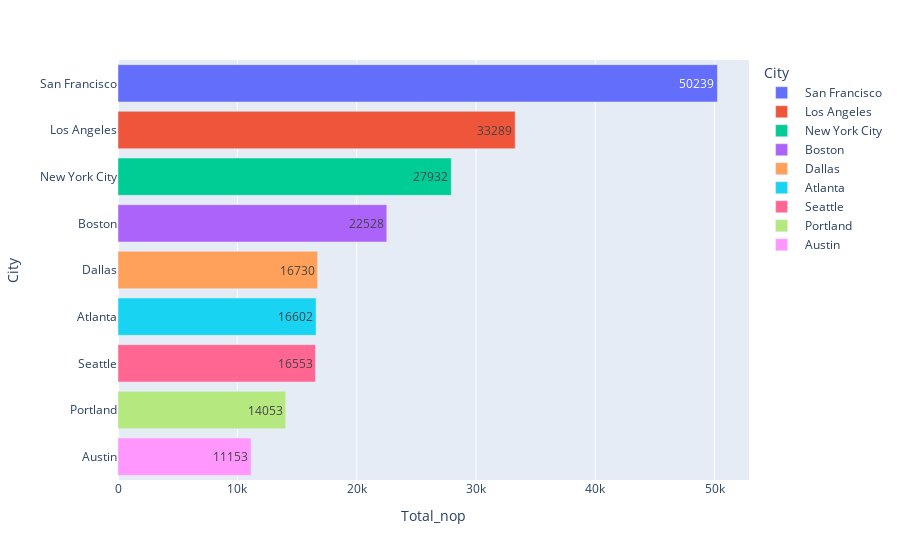

This figure's notebook cell:
### Code cell
fig= px.bar(data_frame=ndf,
            x='Total_nop',
            y='City',
            text='Total_nop',color='City')
fig.show()

### Figure 1 — Plotly figure (JSON) as saved in the notebook; plotly's stock layout.template omitted (floating-point values rounded to 4 significant figures)
{"data": [{"alignmentgroup": "True", "hovertemplate": "City=%{y}<br>Total_nop=%{text}<extra></extra>", "legendgroup": " San Francisco", "marker": {"color": "#636efa", "pattern": {"shape": ""}}, "name": " San Francisco", "offsetgroup": " San Francisco", "orientation": "h", "showlegend": true, "text": [50239], "textposition": "auto", "type": "bar", "x": [50239], "xaxis": "x", "y": [" San Francisco"], "yaxis": "y"}, {"alignmentgroup": "True", "hovertemplate": "City=%{y}<br>Total_nop=%{text}<extra></extra>", "legendgroup": " Los Angeles", "marker": {"color": "#EF553B", "pattern": {"shape": ""}}, "name": " Los Angeles", "offsetgroup": " Los Angeles", "orientation": "h", "showlegend": true, "text": [33289], "textposition": "auto", "type": "bar", "x": [33289], "xaxis": "x", "y": [" Los Angeles"], "yaxis": "y"}, {"alignmentgroup": "True", "hovertemplate": "City=%{y}<br>Total_nop=%{text}<extra></extra>", "legendgroup": " New York City", "marker": {"color": "#00cc96", "pattern": {"shape": ""}}, "name": " New York City", "offsetgroup": " New York City", "orientation": "h", "showlegend": true, "text": [27932], "textposition": "auto", "type": "bar", "x": [27932], "xaxis": "x", "y": [" New York City"], "yaxis": "y"}, {"alignmentgroup": "True", "hovertemplate": "City=%{y}<br>Total_nop=%{text}<extra></extra>", "legendgroup": " Boston", "marker": {"color": "#ab63fa", "pattern": {"shape": ""}}, "name": " Boston", "offsetgroup": " Boston", "orientation": "h", "showlegend": true, "text": [22528], "textposition": "auto", "type": "bar", "x": [22528], "xaxis": "x", "y": [" Boston"], "yaxis": "y"}, {"alignmentgroup": "True", "hovertemplate": "City=%{y}<br>Total_nop=%{text}<extra></extra>", "legendgroup": " Dallas", "marker": {"color": "#FFA15A", "pattern": {"shape": ""}}, "name": " Dallas", "offsetgroup": " Dallas", "orientation": "h", "showlegend": true, "text": [16730], "textposition": "auto", "type": "bar", "x": [16730], "xaxis": "x", "y": [" Dallas"], "yaxis": "y"}, {"alignmentgroup": "True", "hovertemplate": "City=%{y}<br>Total_nop=%{text}<extra></extra>", "legendgroup": " Atlanta", "marker": {"color": "#19d3f3", "pattern": {"shape": ""}}, "name": " Atlanta", "offsetgroup": " Atlanta", "orientation": "h", "showlegend": true, "text": [16602], "textposition": "auto", "type": "bar", "x": [16602], "xaxis": "x", "y": [" Atlanta"], "yaxis": "y"}, {"alignmentgroup": "True", "hovertemplate": "City=%{y}<br>Total_nop=%{text}<extra></extra>", "legendgroup": " Seattle", "marker": {"color": "#FF6692", "pattern": {"shape": ""}}, "name": " Seattle", "offsetgroup": " Seattle", "orientation": "h", "showlegend": true, "text": [16553], "textposition": "auto", "type": "bar", "x": [16553], "xaxis": "x", "y": [" Seattle"], "yaxis": "y"}, {"alignmentgroup": "True", "hovertemplate": "City=%{y}<br>Total_nop=%{text}<extra></extra>", "legendgroup": " Portland", "marker": {"color": "#B6E880", "pattern": {"shape": ""}}, "name": " Portland", "offsetgroup": " Portland", "orientation": "h", "showlegend": true, "text": [14053], "textposition": "auto", "type": "bar", "x": [14053], "xaxis": "x", "y": [" Portland"], "yaxis": "y"}, {"alignmentgroup": "True", "hovertemplate": "City=%{y}<br>Total_nop=%{text}<extra></extra>", "legendgroup": " Austin", "marker": {"color": "#FF97FF", "pattern": {"shape": ""}}, "name": " Austin", "offsetgroup": " Austin", "orientation": "h", "showlegend": true, "text": [11153], "textposition": "auto", "type": "bar", "x": [11153], "xaxis": "x", "y": [" Austin"], "yaxis": "y"}], "layout": {"barmode": "relative", "legend": {"title": {"text": "City"}, "tracegroupgap": 0}, "margin": {"t": 60}, "xaxis": {"anchor": "y", "domain": [0, 1], "title": {"text": "Total_nop"}}, "yaxis": {"anchor": "x", "categoryarray": [" Austin", " Portland", " Seattle", " Atlanta", " Dallas", " Boston", " New York City", " Los Angeles", " San Francisco"], "categoryorder": "array", "domain": [0, 1], "title": {"text": "City"}}}}
